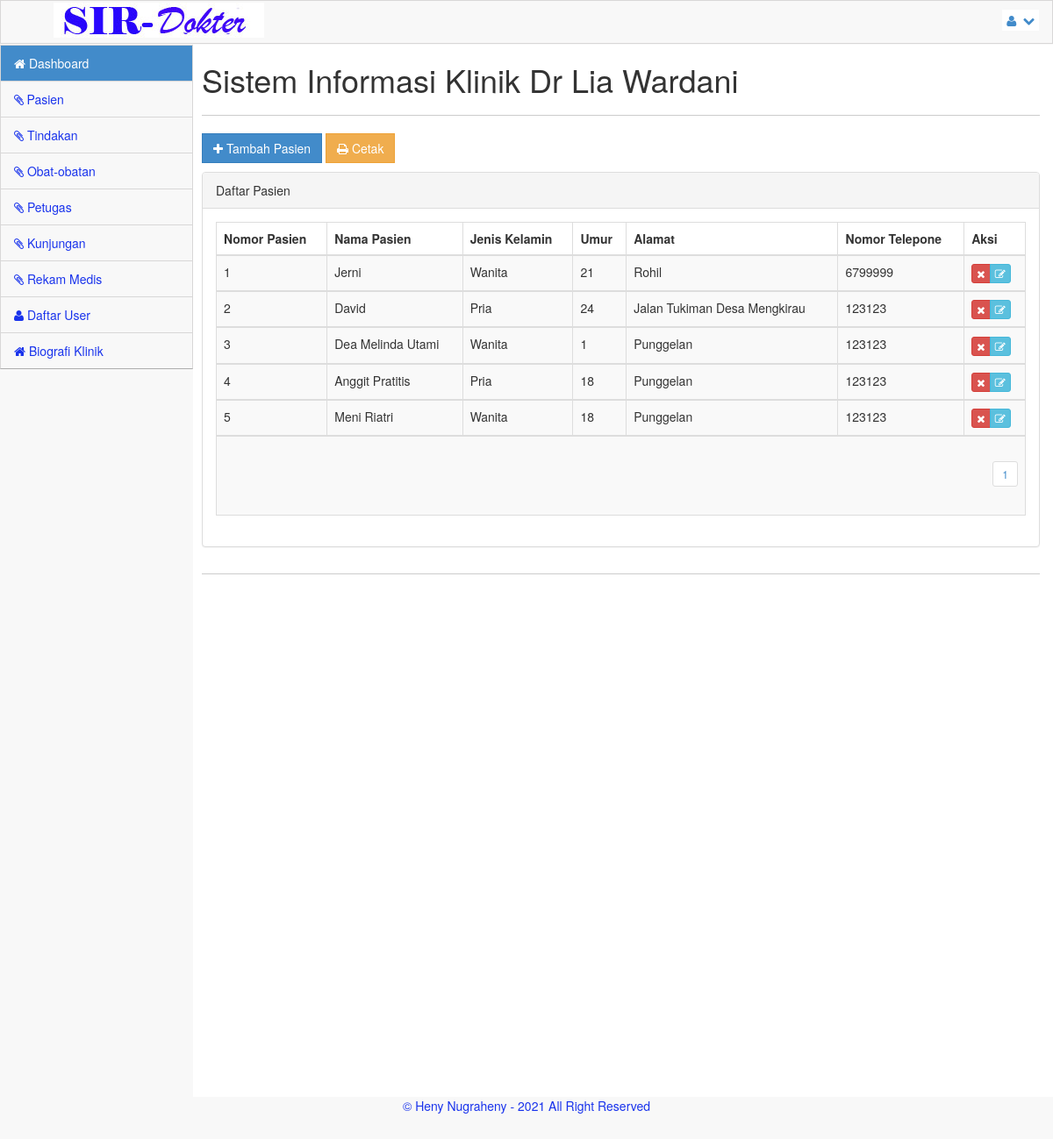
/admin?menu=pasien (signed in), run on the app's committed database.
### tables this page shows
CREATE TABLE `pasien` (
  `no_pasien` int(11) NOT NULL,
  `nm_pasien` varchar(300) NOT NULL,
  `j_kel` varchar(100) NOT NULL,
  `agama` varchar(100) NOT NULL,
  `alamat` varchar(300) NOT NULL,
  `tgl_lhr` date NOT NULL,
  `usia` int(3) NOT NULL,
  `no_tlp` int(14) NOT NULL,
  `nm_kk` varchar(300) NOT NULL,
  `hub_kel` varchar(100) NOT NULL
);

### admin/pasien.php (the view)
<?php
include_once("../library/koneksi.php");
$row = 20;
$hal = isset($_GET['hal']) ? $_GET['hal'] : 0;
$pageSql = "SELECT * FROM pasien";
$pageQry = mysqli_query($koneksi, $pageSql) or die ("error paging: ".mysql_error());
$jml	 = mysqli_num_rows($pageQry);
$max	 = ceil($jml/$row);
?>
<a href="?menu=tambah_pasien" class="btn btn-primary btn-rect"><i class='icon icon-white icon-plus'></i> Tambah Pasien</a>
<a href="pasien_cetak.php" class="btn btn-warning btn-rect"><i class='icon icon-white icon-print'></i> Cetak</a><p>
<div class="panel panel-default">
	<div class="panel-heading">
		Daftar Pasien
	</div>
	<div class="panel-body">
		<div class="table-responsive">
			<table class="table table-striped table-bordered table-hover">
				<thead>
					<tr>
						<th>Nomor Pasien</th>
						<th>Nama Pasien</th>
						<th>Jenis Kelamin</th>
						<th>Umur</th>
						<th>Alamat</th>
						<th>Nomor Telepone</th>
						<th>Aksi</th>
					</tr>
				</thead>
			<?php
				$pasienSql = "SELECT * FROM pasien ORDER BY no_pasien DESC LIMIT $hal, $row";
				$pasienQry = mysqli_query($koneksi , $pasienSql)  or die ("Query pasien salah : ".mysql_error());
				$nomor  = 0;
				while ($pasien = mysqli_fetch_array($pasienQry)) {
				$nomor++;
			?>
				<tbody>
					<tr>
						<td><?php echo $nomor;?></td>
						<td><?php echo $pasien['nm_pasien'];?></td>
						<td><?php echo $pasien['j_kel'];?></td>
						<td><?php echo $pasien['usia'];?></td>
						<td><?php echo $pasien['alamat'];?></td>
						<td><?php echo $pasien['no_tlp'];?></td>
						<td>
						  <div class='btn-group'>
						  <a href="?menu=hapus_pasien&aksi=hapus&nmr=<?php echo $pasien['no_pasien']; ?>" class="btn btn-xs btn-danger tipsy-kiri-atas" title="Hapus Data Ini" onclick="return confirm('ANDA YAKIN AKAN MENGHAPUS DATA PENTING INI ... ?')"><i class="icon-remove icon-white"></i></a>
						  <a href="?menu=edit_pasien&aksi=edit&nmr=<?php echo $pasien['no_pasien']; ?>" class="btn btn-xs btn-info tipsy-kiri-atas" title='Edit Data ini'> <i class="icon-edit icon-white"></i> </a>
						  </div>
						</td>
					</tr>
				</tbody>
			<?php } ?>
					<tr>
						<td colspan="7" align="right">
						<?php
						for($h = 1; $h <= $max; $h++){
							$list[$h] = $row*$h-$row;
							echo "<ul class='pagination pagination-sm'><li><a href='?menu=pasien&hal=$list[$h]'>$h</a></li></ul>";
						}
						?></td>
					</tr>
			</table>
		</div>
	</div>
</div>

### css/main.css (style rules this page uses)
@media (min-width: 768px) { html, body { height: 100%; } }
body.padTop53 { padding-top: 75px; overflow: visible; }
@media (min-width: 802px) { body.padTop53 { padding-top: 51px; } }
.btn-rect { border-radius: 0 !important; }

### css/MoneAdmin.css (style rules this page uses)
body { background-color: #f8f8f8; }

### data on the page
pasien: nm_pasien "Jerni", j_kel "Wanita", usia "21", alamat "Rohil", no_tlp "6799999"
pasien: nm_pasien "David", j_kel "Pria", usia "24", alamat "Jalan Tukiman Desa Mengkirau", no_tlp "123123"
pasien: nm_pasien "Dea Melinda Utami", j_kel "Wanita", usia "1", alamat "Punggelan", no_tlp "123123"
pasien: nm_pasien "Anggit Pratitis", j_kel "Pria", usia "18", alamat "Punggelan", no_tlp "123123"
pasien: nm_pasien "Meni Riatri", j_kel "Wanita", usia "18", alamat "Punggelan", no_tlp "123123"
